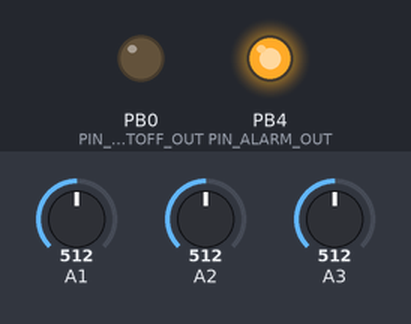
Recording of a sketch running on a simulated ATtiny85, built with avr-gcc and run on an emulated ATtiny85. Parts: output pins drawn as LEDs (lit = HIGH). The test bench sets the inputs (shaded band); at power-on: A3 = 512, A1 = 512, A2 = 512.

Above: at 1.2 s.
1.3 s: A3 set to 802
2.8 s: A3 set to 834
At 3.7 s:
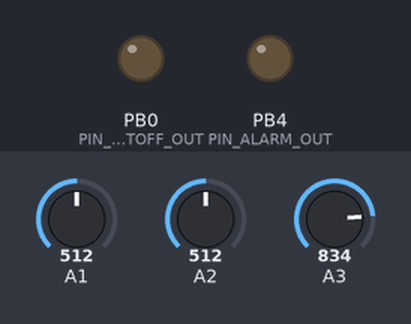
4.3 s: A3 set to 809
At 4.8 s:
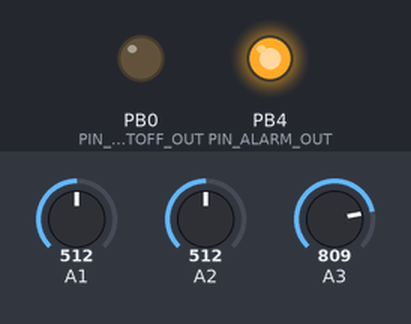
5.8 s: A3 set to 829
At 6.9 s:
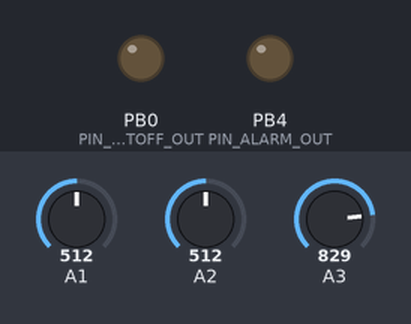
Timing chart, 0 to 8.3 s (numbered marks = the images above; inputs shaded):
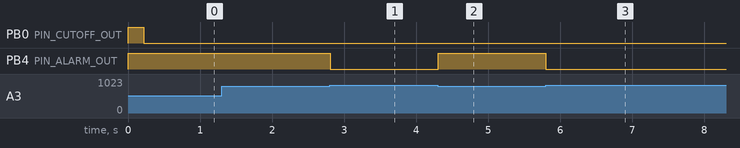

Measured:
- the behaviour switches between 818 and 819 on A3 (found by bisection; images 0 and 1)
- after the input at 1.3 s, every drawn part: stays the same
- after the input at 2.8 s, PB4 (PIN_ALARM_OUT): HIGH → LOW at once
- after the input at 4.3 s, PB4 (PIN_ALARM_OUT): LOW → HIGH at once
- after the input at 5.8 s, PB4 (PIN_ALARM_OUT): HIGH → LOW at once

The sketch:

safety_protocols.ino
```cpp
/*
 * safety_protocols.ino
 * Barrot HoverBike MK-I — Dedicated Safety Monitor
 *
 * Runs independently of the main control loop to ensure that
 * critical safety cutoffs cannot be overridden by software faults.
 *
 * Target: ATtiny85 (minimal, reliable, independent of main MCU)
 */

// Pins (ATtiny85 physical pin → function)
#define PIN_TILT_IN      1   // Analog: tilt sensor (KX023 MEMS, SPI too complex for ATtiny)
#define PIN_GAP_IN       2   // Analog: secondary gap sense (resistive divider from HC-SR04)
#define PIN_BATT_IN      3   // Analog: battery voltage divider
#define PIN_CUTOFF_OUT   0   // Digital output: HIGH = system OK, LOW = emergency cutoff
#define PIN_ALARM_OUT    4   // Digital output: buzzer alarm

// Thresholds (ADC counts, 10-bit, Vref = 5 V)
#define TILT_MAX_ADC     614   // ~3 V ≈ 30° tilt (empirically calibrated)
#define GAP_MIN_ADC      51    // ~0.25 V ≈ 40 mm minimum gap
#define BATT_MIN_ADC     819   // ~4 V ≈ 38.4 V after divider (10:1)

bool systemOK = true;
unsigned long alarmSince = 0;

void setup() {
  pinMode(PIN_CUTOFF_OUT, OUTPUT);
  pinMode(PIN_ALARM_OUT,  OUTPUT);
  digitalWrite(PIN_CUTOFF_OUT, HIGH);  // allow normal operation
  digitalWrite(PIN_ALARM_OUT,  LOW);
}

void loop() {
  int tilt = analogRead(PIN_TILT_IN);
  int gap  = analogRead(PIN_GAP_IN);
  int batt = analogRead(PIN_BATT_IN);

  bool tilt_fault = tilt > TILT_MAX_ADC;
  bool gap_fault  = gap  < GAP_MIN_ADC;
  bool batt_fault = batt < BATT_MIN_ADC;

  if (tilt_fault || gap_fault || batt_fault) {
    if (alarmSince == 0) alarmSince = millis();
    // Only cut off after fault persists for >200 ms (debounce)
    if (millis() - alarmSince > 200) {
      systemOK = false;
      digitalWrite(PIN_CUTOFF_OUT, LOW);
    }
    // Always sound alarm immediately
    digitalWrite(PIN_ALARM_OUT, HIGH);
  } else {
    alarmSince = 0;
    if (systemOK) {
      digitalWrite(PIN_CUTOFF_OUT, HIGH);
    }
    // Latching: once tripped, require manual reset (power cycle)
    digitalWrite(PIN_ALARM_OUT, LOW);
  }

  delay(10);  // 100 Hz check
}
```
